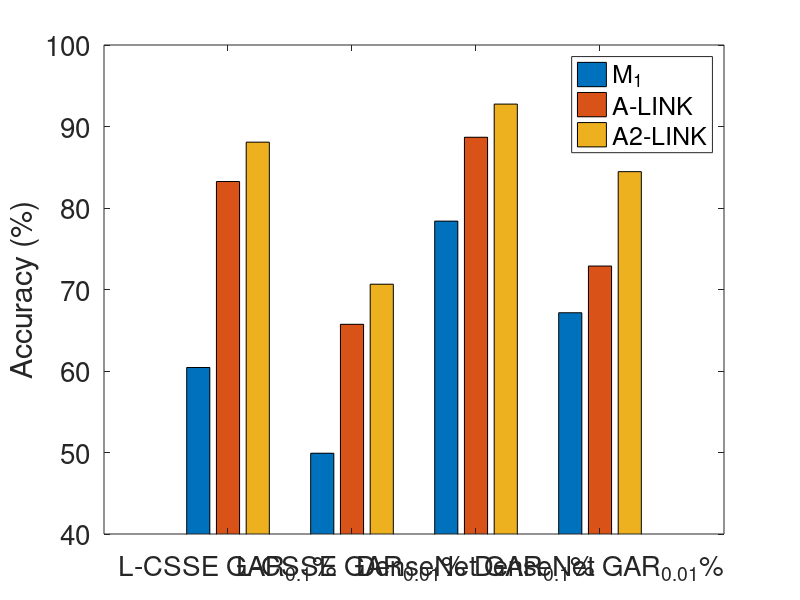

Write the MATLAB code that produced this figure.
data = [60.43 83.25 88.08; 49.91 65.73 70.65; 78.39 88.68 92.75; 67.15 72.88 84.46];
bar(data);
names = {'L-CSSE GAR_{0.1}%', 'L-CSSE GAR_{0.01}%', 'DenseNet GAR_{0.1}%', 'DenseNet GAR_{0.01}%'};
set(gca,'xticklabel', names);
ylim([40 100]);
ylabel('Accuracy (%)');
legend({'M_{1}', 'A-LINK', 'A2-LINK'});
set(gca,'FontSize',20);
